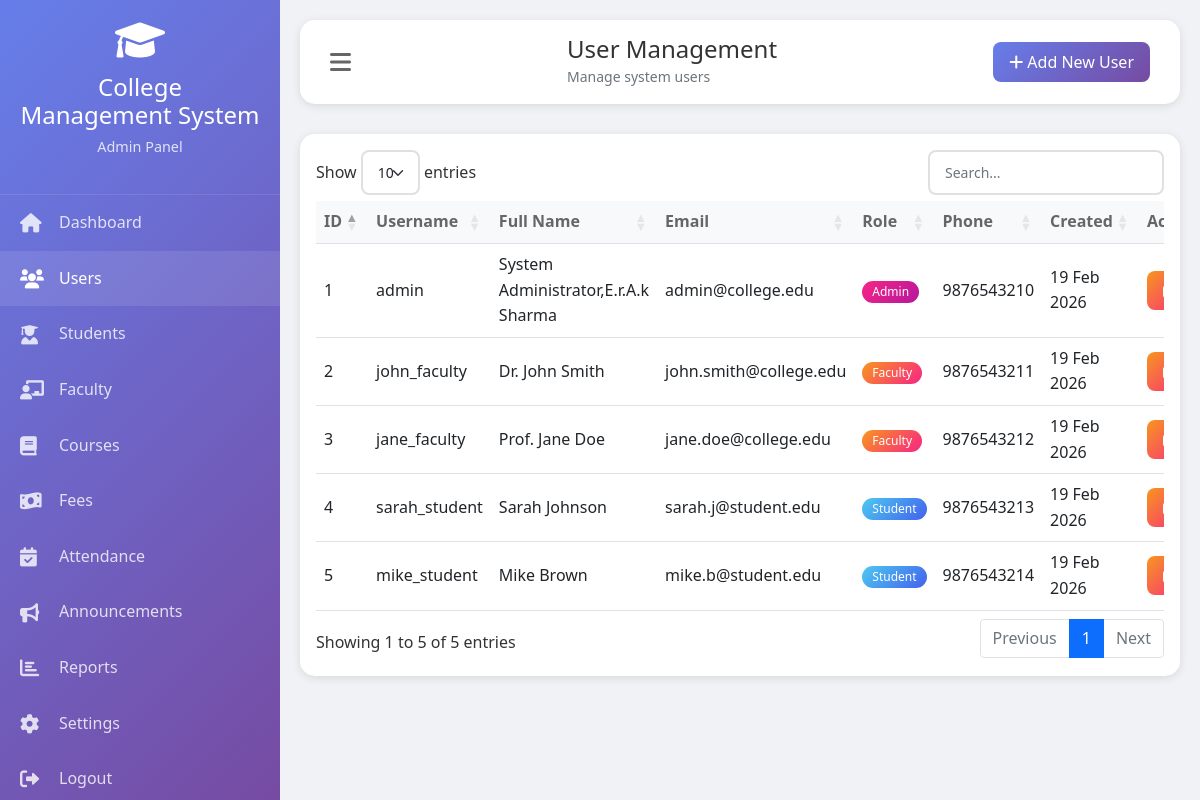
/users.php (signed in), run on the app's committed database.
### tables this page shows
CREATE TABLE users (
    id INT PRIMARY KEY AUTO_INCREMENT,
    username VARCHAR(50) UNIQUE NOT NULL,
    password VARCHAR(50) NOT NULL,  
    email VARCHAR(100) UNIQUE NOT NULL,
    role ENUM('admin', 'faculty', 'student') NOT NULL,
    full_name VARCHAR(100) NOT NULL,
    phone VARCHAR(20),
    address TEXT,
    profile_image VARCHAR(255),
    created_at TIMESTAMP DEFAULT CURRENT_TIMESTAMP,
    updated_at TIMESTAMP DEFAULT CURRENT_TIMESTAMP ON UPDATE CURRENT_TIMESTAMP
);

### functions.php (called while the page is built, shortened)
<?php
function formatDate($date, $format = 'd M Y') {
    return date($format, strtotime($date));
}
?>

### users.php (the view, shortened to what this page needs)
<?php
require_once '../config/database.php';
$users = $conn->query("SELECT * FROM users ORDER BY created_at DESC");
include '../includes/header.php';
include '../includes/sidebar.php';
?>
<div class="main-content" id="mainContent">
    <div class="top-bar">
        <button class="menu-toggle" onclick="toggleSidebar()">
            <i class="fas fa-bars"></i>
        </button>
        <div>
            <h4 class="mb-0">User Management</h4>
            <small class="text-muted">Manage system users</small>
        </div>
        <div>
            <button class="btn btn-primary" onclick="openAddModal()">
                <i class="fas fa-plus"></i> Add New User
            </button>
        </div>
    </div>
    <div class="card">
        <div class="card-body">
            <div class="table-responsive">
                <table class="table table-hover datatable">
                    <thead>
                        <tr>
                            <th>ID</th>
                            <th>Username</th>
                            <th>Full Name</th>
                            <th>Email</th>
                            <th>Role</th>
                            <th>Phone</th>
                            <th>Created</th>
                            <th>Actions</th>
                        </tr>
                    </thead>
                    <tbody>
                        <?php while($user = $users->fetch_assoc()): ?>
                        <tr>
                            <td><?php echo $user['id']; ?></td>
                            <td><?php echo $user['username']; ?></td>
                            <td><?php echo $user['full_name']; ?></td>
                            <td><?php echo $user['email']; ?></td>
                            <td>
                                <span class="badge bg-<?php
                                    echo $user['role'] == 'admin' ? 'danger' :
                                        ($user['role'] == 'faculty' ? 'warning' : 'success');
                                ?>">
                                    <?php echo ucfirst($user['role']); ?>
                                </span>
                            </td>
                            <td><?php echo $user['phone']; ?></td>
                            <td><?php echo formatDate($user['created_at']); ?></td>
                            <td>
                                <div class="btn-group">
                                    <button class="btn btn-sm btn-warning" onclick="editUser(<?php echo $user['id']; ?>)">
                                    </button>
                                </div>
                            </td>
                        </tr>
                        <?php endwhile; ?>
                    </tbody>
                </table>
            </div>
        </div>
    </div>
</div>
<?php include '../includes/footer.php'; ?>

### style.css (style rules this page uses)
:root { --primary-color: #4361ee; --secondary-color: #3f37c9; --success-color: #4cc9f0; --danger-color: #f72585; --warning-color: #f8961e; --info-color: #4895ef; --dark-color: #1e1e2f; --light-color: #f8f9fa; }
* { margin: 0; padding: 0; box-sizing: border-box; }
body { font-family: 'Segoe UI', Tahoma, Geneva, Verdana, sans-serif; background: #f0f2f5; color: #333; line-height: 1.6; }
.card { border: none; border-radius: 15px; box-shadow: 0 2px 10px rgba(0,0,0,0.1); transition: all 0.3s ease; }
.btn { padding: 8px 16px; border-radius: 8px; font-weight: 500; transition: all 0.3s ease; }
.btn-primary { background: linear-gradient(135deg, #667eea, #764ba2); border: none; }
.btn-warning { background: linear-gradient(135deg, #f8961e, #f72585); border: none; color: white; }
.table { margin-bottom: 0; }
.table th { border-top: none; color: #666; font-weight: 600; background: #f8f9fa; }
.table td { vertical-align: middle; }
.badge { padding: 5px 10px; border-radius: 20px; font-weight: 500; }
.badge.bg-success { background: linear-gradient(135deg, #4cc9f0, #4361ee) !important; }
.badge.bg-warning { background: linear-gradient(135deg, #f8961e, #f72585) !important; }
.badge.bg-danger { background: linear-gradient(135deg, #f72585, #b5179e) !important; }

### header.php (style rules this page uses)
:root { --primary-color: #4361ee; --secondary-color: #3f37c9; --success-color: #4cc9f0; --danger-color: #f72585; --warning-color: #f8961e; --info-color: #4895ef; --dark-color: #1e1e2f; --light-color: #f8f9fa; }
body { font-family: 'Segoe UI', Tahoma, Geneva, Verdana, sans-serif; background: #f0f2f5; }
.main-content { margin-left: 280px; padding: 20px; transition: all 0.3s ease; }
.top-bar { background: white; padding: 15px 30px; border-radius: 15px; box-shadow: 0 2px 10px rgba(0,0,0,0.1); margin-bottom: 30px; display: flex; align-items: center; justify-content: space-between; }
.menu-toggle { background: none; border: none; font-size: 1.5em; color: #666; cursor: pointer; }
.btn-primary { background: linear-gradient(135deg, #667eea, #764ba2); border: none; }
.card { border: none; border-radius: 15px; box-shadow: 0 2px 10px rgba(0,0,0,0.1); margin-bottom: 20px; }
.table th { border-top: none; color: #666; font-weight: 600; }
.badge { padding: 5px 10px; border-radius: 20px; }

### data on the page
users: id "1", username "admin", full_name "System Administrator,E.r.A.k Sharma", email "admin@college.edu", role "Admin", phone "9876543210", created_at "19 Feb 2026"
users: id "2", username "john_faculty", full_name "Dr. John Smith", email "john.smith@college.edu", role "Faculty", phone "9876543211", created_at "19 Feb 2026"
users: id "3", username "jane_faculty", full_name "Prof. Jane Doe", email "jane.doe@college.edu", role "Faculty", phone "9876543212", created_at "19 Feb 2026"
users: id "4", username "sarah_student", full_name "Sarah Johnson", email "sarah.j@student.edu", role "Student", phone "9876543213", created_at "19 Feb 2026"
users: id "5", username "mike_student", full_name "Mike Brown", email "mike.b@student.edu", role "Student", phone "9876543214", created_at "19 Feb 2026"

### other printed values
SITE_NAME "College Management System"
$role "Admin"
